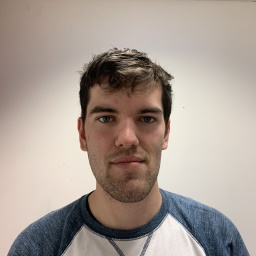
#> input picture FinalProject/photos/preprocessed/train/IMG_1512.jpg, 256 x 256 px; its folder holds 4 pictures in this run
$ python boundingBox.py
#> lines starting #> are read from the running program, lines starting #| are printed output that depends on the picture
import glob
import cv2
import numpy as np
import matplotlib.pyplot as plt
import cvlib as cv

images = [cv2.imread(file) for file in glob.glob("../FinalProject/photos/preprocessed/train/*.jpg")]
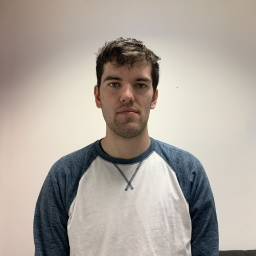
#> input picture FinalProject/photos/preprocessed/train/IMG_1514.jpg, 256 x 256 px
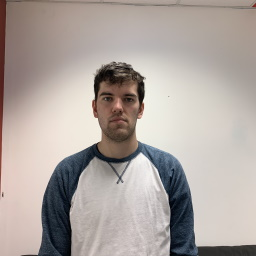
#> input picture FinalProject/photos/preprocessed/train/IMG_1515.jpg, 256 x 256 px
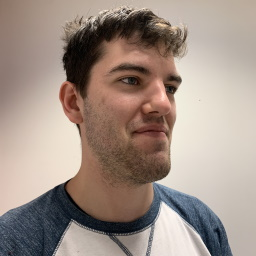
#> input picture FinalProject/photos/preprocessed/train/IMG_1516.jpg, 256 x 256 px
#> images = 4 items
faceBoxes = np.empty((len(images), 4), dtype=int)
#> faceBoxes = [[94089029068984, 0, 1099511627779, 256], [0, 0, 94109553067552, 94109553067552], [0, 94109548070416, 4398046511108, 140476133721472], [5116089528880201728, 96757027569664, 67, 0]]

for i, img in enumerate(images):
#> (the run stopped early here; a loop or call above may not have finished)
